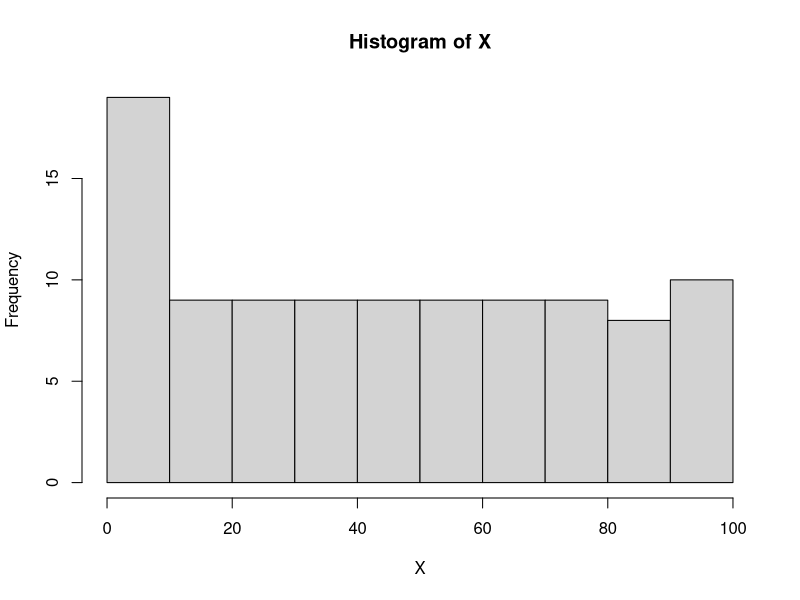

Here is the R script that generated this plot:
#Algoritmo de simulação de X~Poi(λ)

#Assigning Parameters
i=0
j=1
n=100
λ=0.8
p=exp(-λ)
F_=p
X=numeric(n)

#Calculating P(Poi(λ)=i) Values

for(i in 0:n)
  
{
  U_0 <- runif(1,min=0,max=1)
  
  if(U_0<F_)
    
  {
    X[j]=i
    
    j=j+1
    
    p=(λ*p)/(i+1)
    
    F_=F_+p
  }
 
  next
  
}

mean(X)

hist(X,plot = TRUE)
